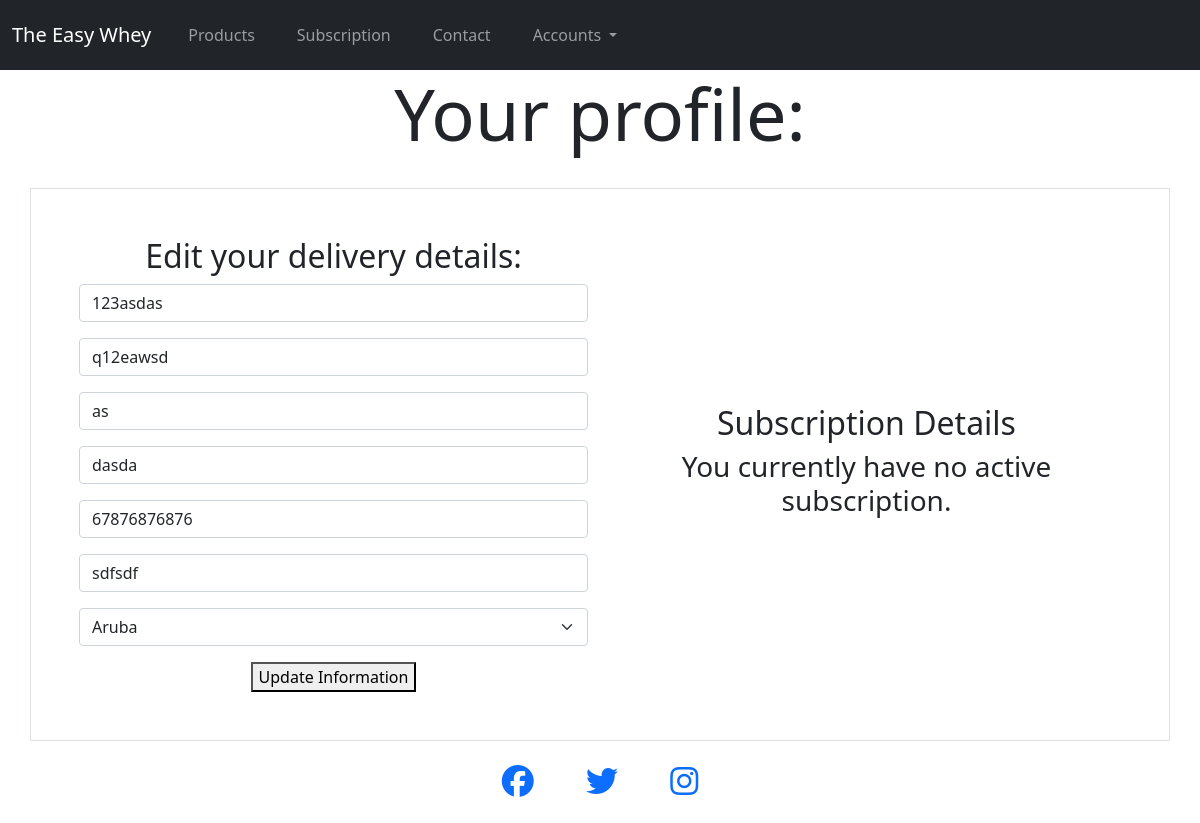
The app's page /profile/ (signed in), older data.
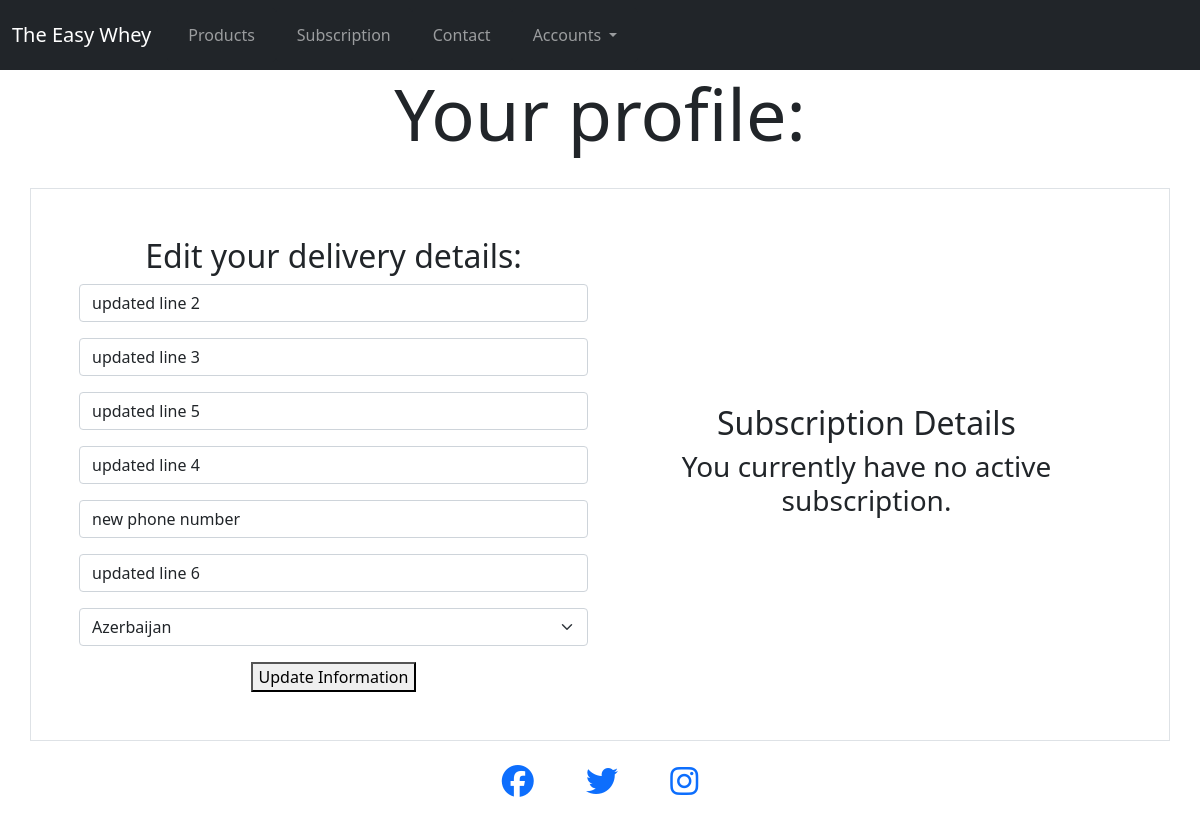
The same page, newer data.
### profiles/models.py (models this page shows, shortened)
class UserProfile(models.Model):
    user = models.OneToOneField(User, on_delete=models.CASCADE)
    default_address_one = models.CharField(max_length=100, null=True, blank=True)
    default_address_two = models.CharField(max_length=100, null=True, blank=True)
    default_town_city = models.CharField(max_length=50, null=True, blank=True)
    default_postcode = models.CharField(max_length=50, null=True, blank=True)
    default_phone_number = models.CharField(max_length=50, null=True, blank=True)
    default_county = models.CharField(max_length=50, null=True, blank=True)
    default_country = CountryField(blank_label="Country", null=True, blank=True)

### profiles/views.py (the view)
# urls.py: path('profile/', views.profile, name="profile"),
@login_required
def profile(request):
    profile = get_object_or_404(UserProfile, user=request.user)
    if request.method == "POST":
        form = UserProfileForm(request.POST, instance=profile)
        if form.is_valid():
            form.save()
            messages.success(request, "Profile saved.")
    form = UserProfileForm(instance=profile)
    if hasattr(profile, 'subscriptions'):
        subscription = profile.subscriptions
        context = {
            "form": form,
            "subscription": subscription,
        }
    else:
        context = {
            "form": form,
        }
    return render(request, "profiles/profile.html", context)

### profiles/forms.py
class UserProfileForm(forms.ModelForm):
    class Meta:
        model = UserProfile
        exclude = ("user",)
    def __init__(self, *args, **kwargs):
        super().__init__(*args, **kwargs)
        placeholders = {
            "default_address_one": "Street Address 1",
            "default_address_two": "Street Address 2",
            "default_town_city": "Town or City",
            "default_postcode": "Postcode",
            "default_phone_number": "Phone Number",
            "default_county": "County",
            "default_country": "County",
        }
        self.fields["default_address_one"].widget.attrs["autofocus"] = True
        for field in self.fields:
            if self.fields[field].required:
                placeholder = f"{placeholders[field]} *"
            else:
                placeholder = placeholders[field]
            self.fields[field].widget.attrs["placeholder"] = placeholder
            self.fields[field].label = False

### templates/profiles/profile.html (shortened to what this page needs)
{% extends 'base.html' %}
{% load static %}
{% block header %}
<div class="container-fluid">
    <div class="row">
        <div class="col text-center">
            <h2 class="display-2">Your profile:</h2>
        </div>
    </div>
</div>
{% endblock %}
{% block content %}
<div class="container border py-5 px-5 mt-4">
    <div class="row justify-content-center align-items-center">
        <div class="col-md-6 text-center">
            <h2>Edit your delivery details:</h2>
            <form action="{% url 'profile' %}" method="POST" id="profile-delivery-form">
                {{ form | crispy }}
                <button type="submit">Update Information</button>
            </form>
        </div>
        <div class="col-md-6 text-center">
            <h2>Subscription Details</h2>
            {% if subscription %}
            <table class="table table-hover align-middle">
                <thead>
                    <tr>
                        <th scope="col">Subscription Number</th>
                        <th colspan="2" scope="col">Utilities</th>
                    </tr>
                </thead>
                <tbody>
                    <tr>
                        <td><a href="{% url 'subscription_history' subscription.subscription_number %}"
                                title="{{ subscription.subscription_number }}">{{ subscription.subscription_number|truncatechars:6 }}</a>
                        </td>
                        <td><a class="btn btn-secondary" href="">Edit Subscription</a></td>
                        <td><button type="button" class="btn btn-danger" data-bs-toggle="modal"
                                data-bs-target="#staticBackdrop{{ forloop.counter }}">
                                Cancel Subscription
                            </button>
                            <div class="modal fade" id="staticBackdrop{{ forloop.counter }}" data-bs-backdrop="static"
                                data-bs-keyboard="false" tabindex="-1"
                                aria-labelledby="staticBackdropLabel{{ forloop.counter }}" aria-hidden="true">
                                <div class="modal-dialog modal-dialog-centered ">
                                    <div class="modal-content">
                                        <div class="modal-header">
                                            <h5 class="modal-title" id="staticBackdropLabel{{ forloop.counter }}">
                                                Delete
                                            </h5>
                                            <button type="button" class="btn-close" data-bs-dismiss="modal"
                                                aria-label="Close"></button>
                                        </div>
                                        <div class="modal-body">
                                            Are you sure you want to cancel this subscription?
                                        </div>
                                        <div class="modal-footer">
                                            <button type="button" class="btn btn-secondary"
                                                data-bs-dismiss="modal">No</button>
                                            <a class="btn btn-danger" href="">Yes</a>
                                        </div>
                                    </div>
                                </div>
                            </div>
                        </td>
                    </tr>
                </tbody>
            </table>
            {% else %}
            <h3>You currently have no active subscription.</h3>
            {% endif %}
        </div>
    </div>
</div>
{% endblock %}

### templates/base.html (shortened to what this page needs)
{% load static %}
<!DOCTYPE html>
<html lang="en">
<head>
    {% block css %}
    <link href="https://cdn.jsdelivr.net/npm/bootstrap@5.0.2/dist/css/bootstrap.min.css" rel="stylesheet"
>
    <link rel="stylesheet" href="{% static 'css/style.css' %}">
    {% endblock %}
</head>
<body>
    <nav class="navbar navbar-expand-lg navbar-dark bg-dark">
        <div class="container-fluid">
            <a class="navbar-brand" href="/">The Easy Whey</a>
            <div class="collapse navbar-collapse" id="navbarNavDropdown">
                <ul class="navbar-nav">
                    <li class="nav-item btn btn-dark">
                        <a class="nav-link" href="{% url 'product_detail' %}">Products</a>
                    </li>
                    <li class="nav-item btn btn-dark">
                        <a class="nav-link" href="{% url 'subscribe' %}">Subscription</a>
                    </li>
                    <li class="nav-item btn btn-dark">
                        <a class="nav-link" href="{% url 'contact' %}">Contact</a>
                    </li>
                    <li class="nav-item dropdown btn btn-dark">
                        <a class="nav-link dropdown-toggle" href="#" id="navbarDropdownMenuLink" role="button"
                            data-bs-toggle="dropdown" aria-expanded="false">
                            Accounts
                        </a>
                    </li>
                </ul>
            </div>
        </div>
    </nav>
    {% block header %}
    {% endblock %}
    {% block content %}
    {% endblock %}
    <footer id="footer">
        <div class="container-fluid">
            <div class="row d-inline text-center">
                <div class="col">
                    <a href="https://www.facebook.com" target="_blank"><i class="fab fa-facebook"></i></a>
                    <a href="https://www.twitter.com" target="_blank"><i class="fab fa-twitter mx-5"></i></a>
                    <a href="https://www.instagram.com" target="_blank"><i class="fab fa-instagram"></i></a>
                </div>
            </div>
        </div>
    </footer>
</body>
</html>

### static/css/style.css (style rules this page uses)
i { font-size: 2rem; }

Row changes from the older to the newer data that the page shows:
changed UserProfile: default_address_one "123asdas" → "updated line 2"; default_address_two "q12eawsd" → "updated line 3"; default_town_city "as" → "updated line 5"; default_postcode "dasda" → "updated line 4"; default_phone_number "67876876876" → "new phone number"; default_county "sdfsdf" → "updated line 6"; default_country "Aruba" → "Azerbaijan"
